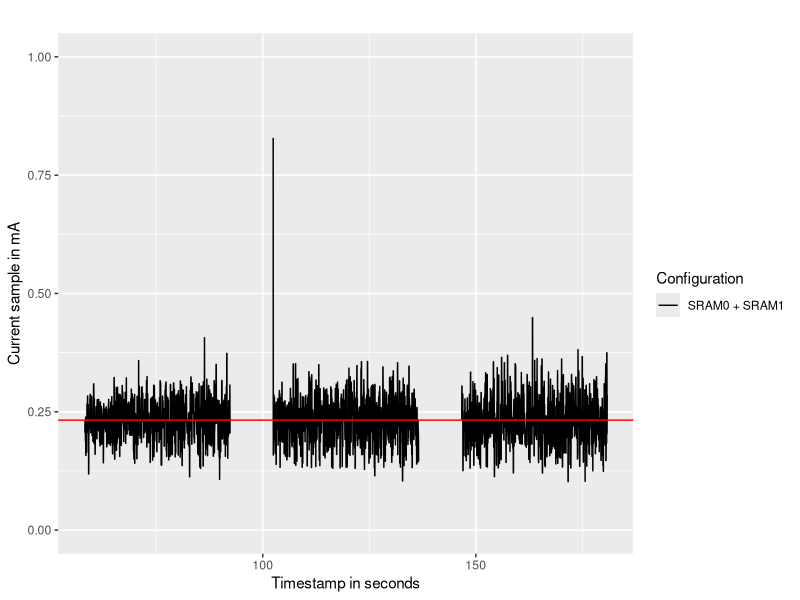

Here is the R script that generated this plot:
library("ggplot2")
library("dplyr")
library(rlang)

df <- read.csv("powman_lowest_consumption.csv")
params <- c("iteration_num","expe_num","validation_result","clock_freq","current_sample","current_timestamp","timing_sample")

p <- ggplot(df, aes(x = current_timestamp, y = current_sample, color=factor(expe_num), group=factor(expe_num))) +
	geom_line(na.rm = TRUE) +
	scale_y_continuous(limits=c(0, 1)) +
	geom_hline(yintercept = median(df$current_sample, na.rm = TRUE), color = "red") +
	labs(title = "", x = "Timestamp in seconds", y = "Current sample in mA") +
	scale_color_manual(name = "Configuration", labels = c("SRAM0 + SRAM1"), values = c("black"))
ggsave("powman_lowest_consumption.pdf", plot=p)
